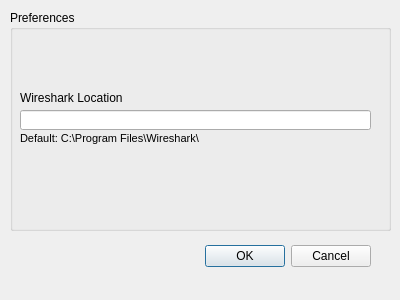
<?xml version="1.0" encoding="UTF-8"?>
<ui version="4.0">
 <class>PreferenceDialog</class>
 <widget class="QDialog" name="PreferenceDialog">
  <property name="geometry">
   <rect>
    <x>0</x>
    <y>0</y>
    <width>400</width>
    <height>300</height>
   </rect>
  </property>
  <property name="windowTitle">
   <string>Dialog</string>
  </property>
  <property name="windowIcon">
   <iconset resource="images.qrc">
    <normaloff>:/images/decoder.png</normaloff>:/images/decoder.png</iconset>
  </property>
  <widget class="QDialogButtonBox" name="buttonBox">
   <property name="geometry">
    <rect>
     <x>30</x>
     <y>240</y>
     <width>341</width>
     <height>32</height>
    </rect>
   </property>
   <property name="orientation">
    <enum>Qt::Horizontal</enum>
   </property>
   <property name="standardButtons">
    <set>QDialogButtonBox::Cancel|QDialogButtonBox::Ok</set>
   </property>
  </widget>
  <widget class="QGroupBox" name="groupBox">
   <property name="geometry">
    <rect>
     <x>10</x>
     <y>10</y>
     <width>381</width>
     <height>221</height>
    </rect>
   </property>
   <property name="title">
    <string>Preferences</string>
   </property>
   <widget class="QLineEdit" name="lineEditWireshark">
    <property name="geometry">
     <rect>
      <x>10</x>
      <y>100</y>
      <width>351</width>
      <height>20</height>
     </rect>
    </property>
   </widget>
   <widget class="QLabel" name="label">
    <property name="geometry">
     <rect>
      <x>10</x>
      <y>80</y>
      <width>191</width>
      <height>16</height>
     </rect>
    </property>
    <property name="text">
     <string>Wireshark Location</string>
    </property>
   </widget>
   <widget class="QLabel" name="label_2">
    <property name="geometry">
     <rect>
      <x>10</x>
      <y>120</y>
      <width>371</width>
      <height>16</height>
     </rect>
    </property>
    <property name="font">
     <font>
      <pointsize>8</pointsize>
      <italic>false</italic>
     </font>
    </property>
    <property name="text">
     <string>Default: C:\Program Files\Wireshark\</string>
    </property>
   </widget>
  </widget>
 </widget>
 <resources>
  <include location="images.qrc"/>
 </resources>
 <connections>
  <connection>
   <sender>buttonBox</sender>
   <signal>accepted()</signal>
   <receiver>PreferenceDialog</receiver>
   <slot>accept()</slot>
   <hints>
    <hint type="sourcelabel">
     <x>248</x>
     <y>254</y>
    </hint>
    <hint type="destinationlabel">
     <x>157</x>
     <y>274</y>
    </hint>
   </hints>
  </connection>
  <connection>
   <sender>buttonBox</sender>
   <signal>rejected()</signal>
   <receiver>PreferenceDialog</receiver>
   <slot>reject()</slot>
   <hints>
    <hint type="sourcelabel">
     <x>316</x>
     <y>260</y>
    </hint>
    <hint type="destinationlabel">
     <x>286</x>
     <y>274</y>
    </hint>
   </hints>
  </connection>
 </connections>
</ui>
